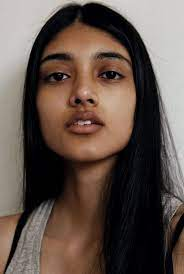
#> input picture Deep Learning/OpenCV/data/faces/1.jpeg, 184 x 274 px, found by its file name
$ jupyter execute Introduction.ipynb
#> lines starting #> are read from the running program, lines starting #| are printed output that depends on the picture; after the words box and inside, x2 and y2 are one past the last pixel; in counts of white or black regions, pixels touching at a corner belong together
[cell 1]
import cv2

[cell 2]
img = cv2.imread('/home/amal/Documents/Data-Science-ML-AI_Big_Data_with_Cloud_TABLEAU/Deep Learning/OpenCV/data/faces/1.jpeg')
#> img is the input picture: shape (274, 184, 3); mean B, G, R 74.9, 82.7, 98

[cell 3]
print(img)
#> (printed output is left out)

Here the metrices are pixel values in RGB format

[cell 4]
import matplotlib.pyplot as plt

[cell 5]
plt.imshow(img)

The image is shown as BGR(Blue, Green, Red) format

[cell 6]
cv2.imshow('image',img)
cv2.waitKey(5000) # howmuch time we can see
cv2.destroyAllWindows()

To see in original form(converted image)

[cell 7]
converted_img = cv2.cvtColor(img,cv2.COLOR_BGR2RGB)

[cell 8]
plt.imshow(converted_img)

[cell 9]
gray_img = cv2.imread('/home/amal/Documents/Data-Science-ML-AI_Big_Data_with_Cloud_TABLEAU/Deep Learning/OpenCV/data/faces/1.jpeg',cv2.IMREAD_GRAYSCALE)
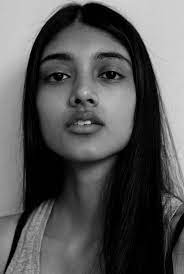
#> gray_img: shape (274, 184); min 0, max 218, mean 86.3

[cell 10]
cv2.imshow('image',gray_img)
cv2.waitKey(10000) # howmuch time we can see
cv2.destroyAllWindows()

[cell 11]
grey_img_converted = cv2.cvtColor(img, cv2.COLOR_BGR2GRAY)

[cell 12]
cv2.imshow('@@@@@gray image converted',grey_img_converted)
cv2.waitKey(5000)
cv2.destroyAllWindows()

[cell 13]
cv2.imshow('gray img converted', grey_img_converted)
cv2.imshow('image', gray_img)
cv2.waitKey(5000)
cv2.destroyAllWindows()

[cell 14]
img.shape
#> Out = (274, 184, 3)

here 3 means RGB
(hight, width, channel)

[cell 15]
gray_img.shape
#> Out = (274, 184)

To save processed image

[cell 16]
cv2.imwrite('/home/amal/Documents/Data-Science-ML-AI_Big_Data_with_Cloud_TABLEAU/Deep Learning/OpenCV/data/faces/converted_img.jpg', grey_img_converted)
#> Out = True

Binary image / balck and white image

[cell 17]
(thresh,img_bw) = cv2.threshold(grey_img_converted, 50, 255, cv2.THRESH_BINARY)
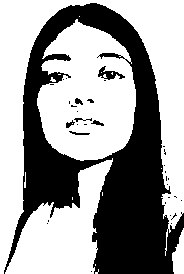
#> img_bw: shape (274, 184); 61% white; 34 black regions (27 under 20 px), largest, box (x1, y1, x2, y2) and area: (4, 3, 184, 274) 19244, (98, 66, 125, 80) 156, (69, 131, 90, 135) 41
#128 is threshold value, 255 is maximum value

[cell 18]
print(thresh)

[cell 19]
cv2.imshow('binary image', img_bw)
cv2.waitKey(5000)
cv2.destroyAllWindows()

[cell 20]
(thresh,img_bw) = cv2.threshold(grey_img_converted, 128, 255, cv2.THRESH_BINARY | cv2.THRESH_OTSU)
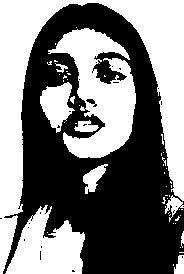
#> img_bw: shape (274, 184); 48.2% white; 51 white regions (40 under 20 px), largest, box (x1, y1, x2, y2) and area: (0, 0, 184, 274) 13005, (48, 28, 136, 158) 5774, (5, 205, 85, 274) 3340
#> thresh = 88
#128 is threshold value, 255 is maximum value

$ run again, with Deep Learning/OpenCV/data/faces/10.jpeg copied over Deep Learning/OpenCV/data/faces/1.jpeg
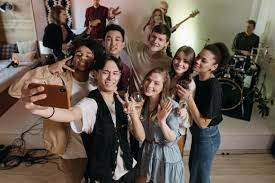
#> input picture Deep Learning/OpenCV/data/faces/10.jpeg, 275 x 183 px, found by its file name
#> img is the input picture: shape (183, 275, 3); mean B, G, R 79.1, 89.6, 101.9
#> (printed output is left out)
#> `gray_img = cv2.imread('/home/amal/Documents/Data-Science-ML-AI_Big_Dat..`:
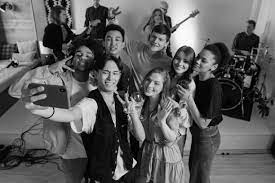
#> gray_img: shape (183, 275); min 0, max 255, mean 92.1
#> `cv2.imwrite('/home/amal/Documents/Data-Science-ML-AI_Big_Data_with_Clo..`: Out = True
#> `(thresh,img_bw) = cv2.threshold(grey_img_converted, 128, 255, cv2.THRE..`:
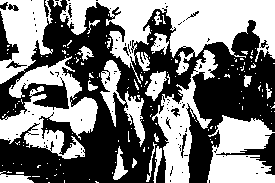
#> img_bw: shape (183, 275); 48.4% white; 170 white regions (147 under 20 px), largest, box (x1, y1, x2, y2) and area: (60, 0, 275, 84) 7787, (0, 56, 98, 159) 4430, (207, 115, 275, 183) 3203
#> thresh = 93

$ run again, with Deep Learning/OpenCV/data/faces/2.jpeg copied over Deep Learning/OpenCV/data/faces/1.jpeg
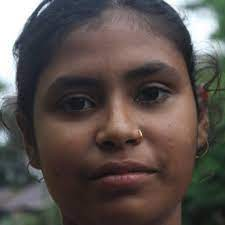
#> input picture Deep Learning/OpenCV/data/faces/2.jpeg, 225 x 225 px, found by its file name
#> img is the input picture: shape (225, 225, 3); mean B, G, R 76.9, 80.5, 89.6
#> (printed output is left out)
#> `cv2.imwrite('/home/amal/Documents/Data-Science-ML-AI_Big_Data_with_Clo..`: Out = True
#> `(thresh,img_bw) = cv2.threshold(grey_img_converted, 50, 255, cv2.THRES..`:
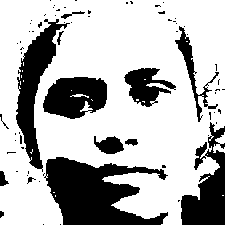
#> img_bw: shape (225, 225); 70.9% white; 72 black regions (58 under 20 px), largest, box (x1, y1, x2, y2) and area: (44, 157, 168, 225) 4948, (16, 19, 70, 172) 2672, (181, 122, 225, 225) 2425
#> `(thresh,img_bw) = cv2.threshold(grey_img_converted, 128, 255, cv2.THRE..`:
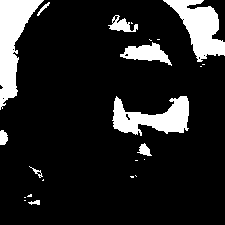
#> img_bw: shape (225, 225); 13.7% white; 23 white regions (13 under 20 px), largest, box (x1, y1, x2, y2) and area: (0, 0, 44, 110) 2175, (163, 0, 225, 62) 1834, (112, 96, 189, 136) 1713
#> thresh = 127

$ run again, with Deep Learning/OpenCV/data/faces/3.jpeg copied over Deep Learning/OpenCV/data/faces/1.jpeg
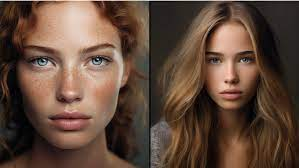
#> input picture Deep Learning/OpenCV/data/faces/3.jpeg, 299 x 168 px, found by its file name
#> img is the input picture: shape (168, 299, 3); mean B, G, R 58.1, 72.4, 96.6
#> (printed output is left out)
#> `gray_img = cv2.imread('/home/amal/Documents/Data-Science-ML-AI_Big_Dat..`:
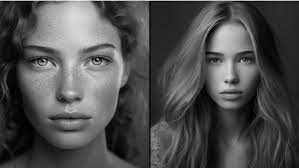
#> gray_img: shape (168, 299); min 0, max 232, mean 78
#> `cv2.imwrite('/home/amal/Documents/Data-Science-ML-AI_Big_Data_with_Clo..`: Out = True
#> `(thresh,img_bw) = cv2.threshold(grey_img_converted, 128, 255, cv2.THRE..`:
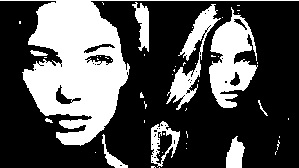
#> img_bw: shape (168, 299); 32% white; 50 white regions (40 under 20 px), largest, box (x1, y1, x2, y2) and area: (0, 0, 299, 146) 9973, (209, 7, 258, 108) 2669, (166, 4, 221, 110) 1510
#> thresh = 95
